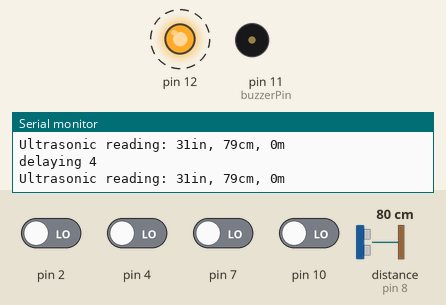
Recording of a sketch running on a simulated Arduino Uno, built with avr-gcc and run on an emulated ATmega328P. Parts: output pins drawn as LEDs (lit = HIGH), buzzer (waves = sounding), the last lines printed to the serial monitor. Wiring (inferred from the names in the program): ultrasonic range finder: trigger pin 9; echo pin 8. Dashed ring = blinking. The test bench sets the inputs (shaded band); at power-on: pin 2, pin 4, pin 7, pin 10 LOW, distance to the obstacle (sensor on pin 8) 80 cm. The echo pulse lasts 58.3 µs per cm; pins used as bus, display or sensor lines are not drawn.

Above: at 3.3 s.
3.4 s: pin 7 driven HIGH
At 8.4 s:
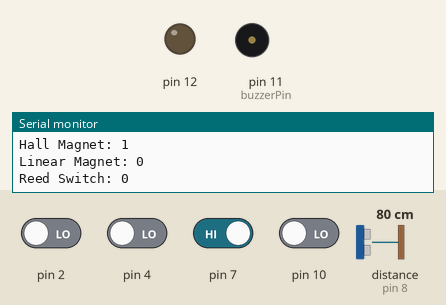
At 9.1 s:
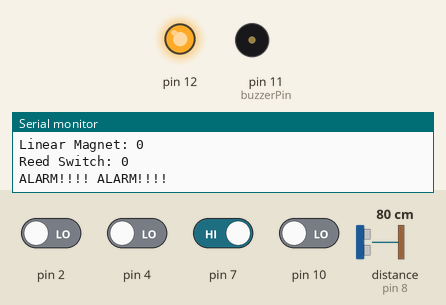
Timing chart, 0 to 18.8 s (numbered marks = the images above; inputs shaded):
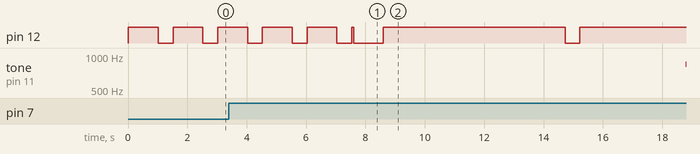

The sketch:

scenario1.ino
```cpp
// include libraries

// setup system
int systat, setAlarm = LOW;
int alarmCounter = 5; // cycles to delay checking
long uhThreshold = 10; // in centimeters; distance to trigger alarm
long uhDistance;
const int lbAlarm = HIGH; 	// HIGH|LOW; at which point the alarm be set on light blocking sensor
const int hallAlarm = LOW; // hall magnetic; HIGH - no magnet; LOW - with magnet
const int lmAlarm = HIGH; 	// linear magnetic; HIGH - with magnet; LOW - no magnet
const int reedAlarm = LOW; // reed switch; HIGH-no contact; LOW-contact

// pin registry
const int buzzerPin = 11;
const int greenLED = 12;
const int uhTrigPin = 9;
const int uhEchoPin = 8;

// single digital pin registry
const int lightBlocking = 10;
const int reedSwitch = 2;
const int linearMagnet = 4;
const int hallMagnet = 7;
const int PIR = 6;

// component registry
#include "./modules/buzzer2.h"
#include "./modules/led.h"
#include "./modules/ultrasonic.h"

#include "./modules/singleDigitalPin.h" // a generic way to add sensors that uses a single digital pin

// alarm Protocol
void initAlarm(){
	initBuzzer(buzzerPin);
}
void doAlarm(){
	Serial.println("ALARM!!!! ALARM!!!!");
	doBuzzerOn(buzzerPin);
}

// modules
void initModules(){
	initLED(greenLED);
	initUltraSonic(uhTrigPin,uhEchoPin);
	initDigital(lightBlocking);
	initDigital(hallMagnet);
	initDigital(linearMagnet);
	initDigital(reedSwitch);
	initDigital(PIR);
}
void checkModules(){
	uhDistance = checkUltraSonic(uhTrigPin,uhEchoPin);
	if(uhDistance <= uhThreshold){
		setAlarm = HIGH;
	}

	if(setAlarm == LOW){
		systat = checkDigital(lightBlocking);
		Serial.print("Light Blocking: ");
		Serial.println(systat);
		if(systat == lbAlarm){
			setAlarm = HIGH;
		}
	}

	if(setAlarm == LOW){
		systat = checkDigital(hallMagnet);
		Serial.print("Hall Magnet: ");
		Serial.println(systat);
		if(systat == hallAlarm){
			setAlarm = HIGH;
		}
	}

	if(setAlarm == LOW){
		systat = checkDigital(linearMagnet);
		Serial.print("Linear Magnet: ");
		Serial.println(systat);
		if(systat == lmAlarm){
			setAlarm = HIGH;
		}
	}

	if(setAlarm == LOW){
		systat = checkDigital(reedSwitch);
		Serial.print("Reed Switch: ");
		Serial.println(systat);
		if(systat == reedAlarm){
			setAlarm = HIGH;
		}
	}

	if(setAlarm == LOW){
		systat = checkDigital(PIR);
		Serial.print("Passive Infrared: ");
		Serial.println(systat);
		if(systat == HIGH){ // movement @ HIGH
			setAlarm = HIGH;
		}
	}
	doLED(greenLED,LOW);

}
////////////////////////////////////////////////////
// main functions
void setup(){
	Serial.begin(9600);
	initAlarm();
	initModules();
}
void loop(){
	doLED(greenLED,HIGH);
	if(setAlarm == LOW){
		if(alarmCounter > 0){
			delay(1000);
			Serial.print("delaying ");
			Serial.println(alarmCounter);
			uhDistance = checkUltraSonic(uhTrigPin,uhEchoPin);
			if(uhDistance > 3){
				alarmCounter--; // give time for system to warm up if needed
			}
		}else{
			Serial.println("checking modules");
			checkModules();
			delay(500);
		}
	}
	else{
		doAlarm();
	}
	doLED(greenLED,LOW);
	delay(500);
}
```

buzzer2.h
```cpp
//////////////////////////////////////////
// buzzer v2
float sinVal;
int toneVal;
void doBuzzerOn(int pin){
	//for(int i=3;i<=11;i+=2){
		for(int hz = 440; hz < 1000; hz++){
			tone(pin, hz, 50);
			delay(5);
		}
		for(int hz = 1000; hz > 440; hz--){
			tone(pin, hz, 50);
			delay(5);
		}
    //}
    noTone(pin);
	delay(500);
}
void doBuzzerOff(int pin){
	noTone(pin);
}

void initBuzzer(int pin){
	pinMode(pin,OUTPUT);
}

void doBuzzerOn(){
}
```

led.h
```cpp
void doLights(){
/*	if(setAlarm == HIGH){
		digitalWrite(greenLED,LOW);
		digitalWrite(redLED,HIGH);
		delay(50);
		digitalWrite(redLED,LOW);
		delay(150);
		digitalWrite(redLED,HIGH);
		delay(250);
		digitalWrite(redLED,LOW);
		delay(350);
	}
	else{
		digitalWrite(redLED,LOW);
		digitalWrite(greenLED,HIGH);
		delay(500);
		digitalWrite(greenLED,LOW);
		delay(500);
	}*/
}

void doLED(int pin, int signal){
	digitalWrite(pin,signal);
}

void initLED(int Pin){
	pinMode(Pin,OUTPUT);
	doLED(Pin,HIGH);
	delay(10);
	doLED(Pin,LOW);
}
```

singleDigitalPin.h
```cpp
// setup and check a sensor that uses a single digital pin as input

void initDigital(int dPin){
	pinMode(dPin,INPUT);
}

int checkDigital(int dPin){
	return digitalRead(dPin);
}
```

ultrasonic.h
```cpp
// int uhTrigPin = 6;
// int uhEchoPin = 5;
long duration, cm, inches;
// int distanceThreshold = 3; // cm

void initUltraSonic(int uhTrigPin,int uhEchoPin){
	pinMode(uhTrigPin,OUTPUT);
	pinMode(uhEchoPin,INPUT);
}

long checkUltraSonic(int uhTrigPin,int uhEchoPin){
	digitalWrite(uhTrigPin, LOW);
	delayMicroseconds(5);
	digitalWrite(uhTrigPin, HIGH);
	delayMicroseconds(10);
	digitalWrite(uhTrigPin, LOW);

	pinMode(uhEchoPin, INPUT);
	duration = pulseIn(uhEchoPin, HIGH);

	cm = (duration/2) / 29.1;
	inches = (duration/2) / 74;

	Serial.print("Ultrasonic reading: ");
	Serial.print(inches);
	Serial.print("in, ");
	Serial.print(cm);
	Serial.print("cm, ");
	Serial.print(cm/100);
	Serial.print("m");
	Serial.println();

	return cm;
	/*if(cm <= distanceThreshold && cm > 0){
		Serial.println("[[[[[[  ULTRASONIC ]]]]]");
		codeShow(9);
		setAlarm = HIGH;
	}
	duration = 0;
	*/
}
```

Measured:
- after the input at 3.4 s, tone on pin 11 (buzzerPin): stays silent (without the input it goes to 508 Hz after 12.1 s)
